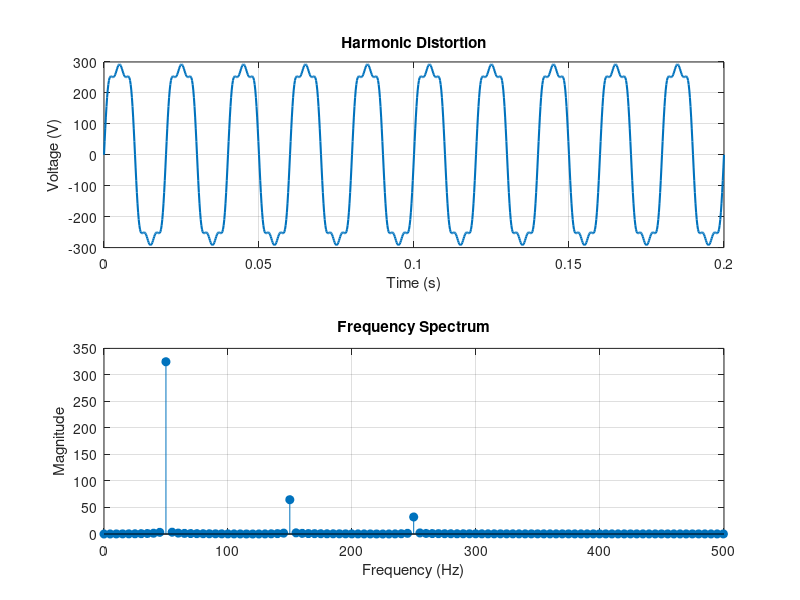

Write the MATLAB code that produced this figure.
clc;
clear;
close all;

%% Sampling Parameters
Fs = 5000;          % Sampling Frequency (Hz)
f = 50;             % Fundamental Frequency (Hz)
T = 0.2;            % Duration (s)
t = 0:1/Fs:T;

Vm = 325;           % Peak Voltage

%% Select Disturbance
choice = 5;         % Change from 1 to 7

switch choice

    case 1
        V = Vm*sin(2*pi*f*t);
        titleText = 'Normal Voltage';

    case 2
        V = Vm*sin(2*pi*f*t);
        idx = t>=0.05 & t<=0.12;
        V(idx)=0.6*V(idx);
        titleText='Voltage Sag';

    case 3
        V = Vm*sin(2*pi*f*t);
        idx = t>=0.05 & t<=0.12;
        V(idx)=1.3*V(idx);
        titleText='Voltage Swell';

    case 4
        V = Vm*sin(2*pi*f*t);
        idx = t>=0.05 & t<=0.12;
        V(idx)=0;
        titleText='Voltage Interruption';

    case 5
        V = Vm*sin(2*pi*f*t) ...
          + 0.20*Vm*sin(2*pi*150*t) ...
          + 0.10*Vm*sin(2*pi*250*t);
        titleText='Harmonic Distortion';

    case 6
        V = Vm*sin(2*pi*52*t);
        titleText='Frequency Variation';

    case 7
        V = Vm*sin(2*pi*f*t);
        idx = t>=0.08 & t<=0.081;
        V(idx)=V(idx)+300;
        titleText='Transient';

end

%% FFT Analysis

N = length(V);

Y = fft(V);

P2 = abs(Y/N);

P1 = P2(1:floor(N/2)+1);

P1(2:end-1) = 2*P1(2:end-1);

Freq = Fs*(0:floor(N/2))/N;

%% Find Fundamental Frequency

[PeakAmplitude, Index] = max(P1);

FundamentalFrequency = Freq(Index);

%% Display Results

fprintf('\n');
fprintf('========== FFT ANALYSIS ==========\n');
fprintf('Signal : %s\n',titleText);
fprintf('Fundamental Frequency : %.2f Hz\n',FundamentalFrequency);
fprintf('Peak FFT Magnitude    : %.2f\n',PeakAmplitude);

%% Plot

figure;

subplot(2,1,1)
plot(t,V,'LineWidth',1.5)
grid on
xlabel('Time (s)')
ylabel('Voltage (V)')
title(titleText)

subplot(2,1,2)
stem(Freq,P1,'filled')
grid on
xlabel('Frequency (Hz)')
ylabel('Magnitude')
title('Frequency Spectrum')
xlim([0 500])
